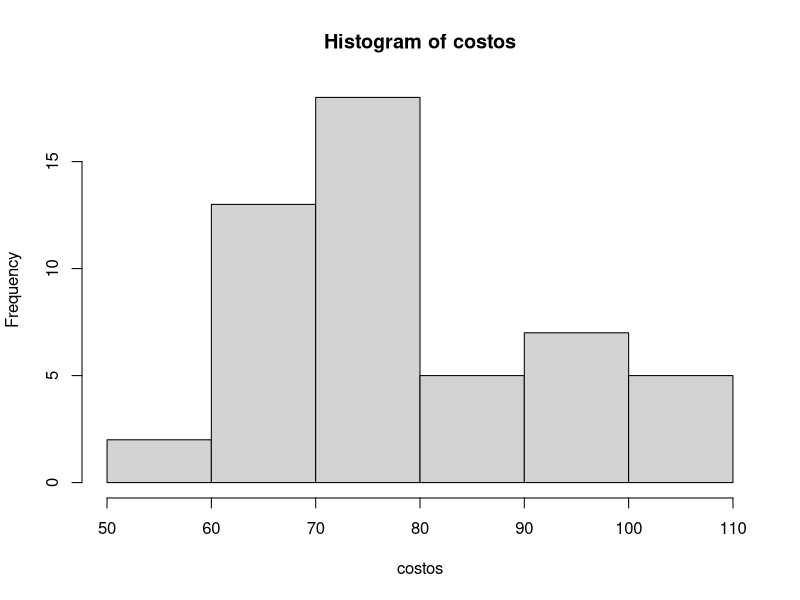
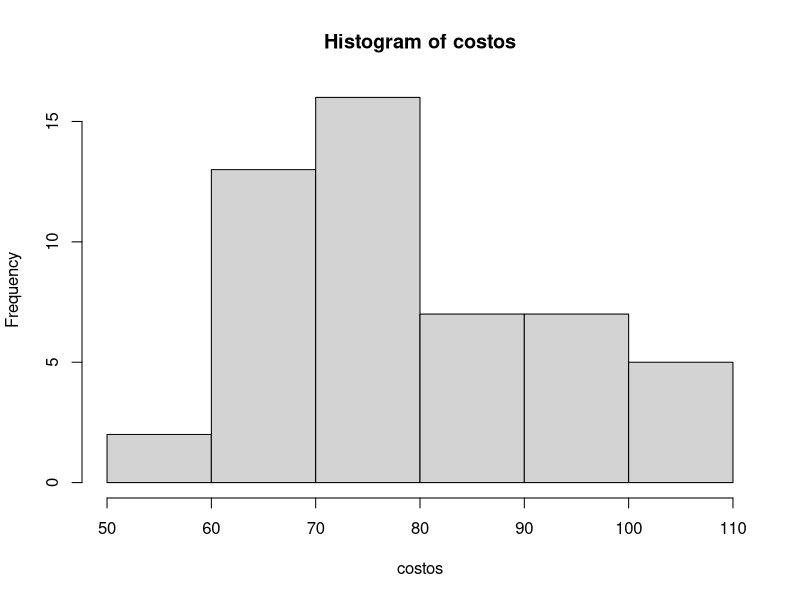
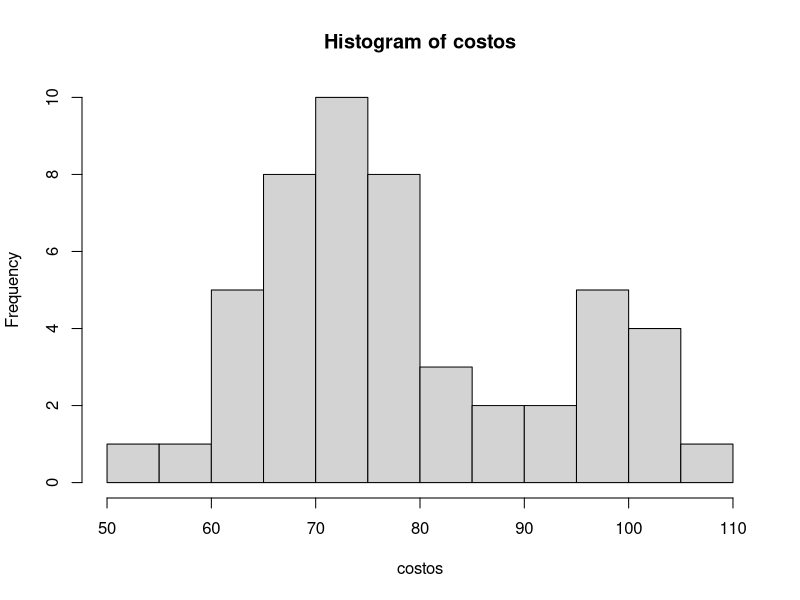
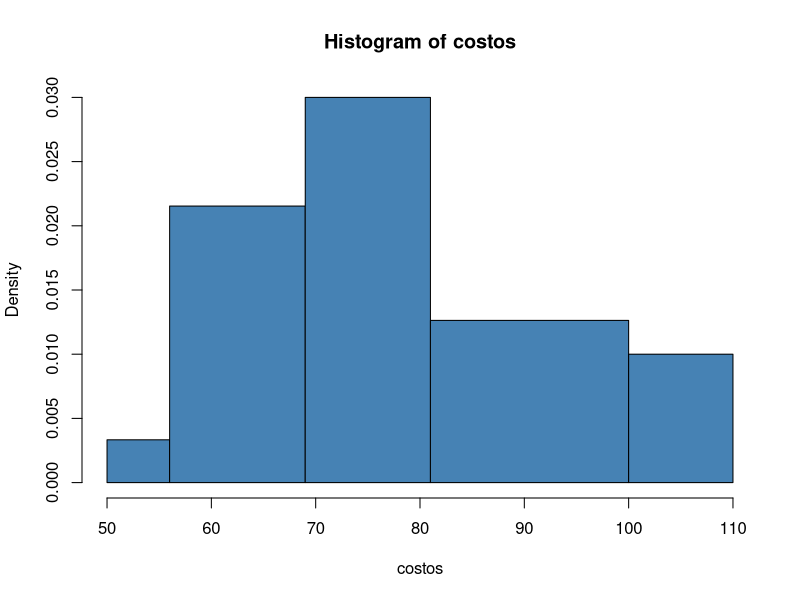

R code for these plots, in order:
# Datos ejemplo cuantitativo Prof. Leiva y capítulo 2 del libro
# Pueden copiar/pegar aqui desde el ppt del capitulo 2, los numeros fila por fila
# y quedan así:
# 91	78	93	57	75	52	99	80	97	62
# y despues los dejan como están aquí:

f1 <- c(91,	78,	93,	57,	75,	52,	99,	80,	97,	62)
f2 <- c(71,	69,	72,	89,	66,	75,	79,	75,	72,	76)
f3 <- c(104,	74,	62,	68,	97,	105,	77,	65,	109,	80)
f4 <- c(85,	97,	88,	68,	83,	68,	71,	69,	67,	74)
f5 <- c(62,	82,	98,	101,	79,	105,	79,	69,	62,	73)

costos <- c(f1, f2, f3, f4, f5)


h_rc <- hist(costos)

# para imitar ejemplo del libro, ppt y videos del prof. FL
h <- hist(costos, right = FALSE)
# h <- hist(costos, right = FALSE, freq = FALSE)

h_rc$counts
h$counts

h_rc$breaks
h$breaks

sum(h$counts)

h$counts/sum(h$counts)
100*h$counts/sum(h$counts)

casos_por_clase <- h$counts
total_de_casos <- sum(h$counts)
casos_relativos <- casos_por_clase/total_de_casos
casos_porcentuales <- 100 * casos_relativos

h10 <- hist(costos, breaks = 10)
h10$breaks
h_arbitrario <- hist(costos, breaks = c(50, 56, 69, 81, 100, 110), col = "steel blue")


#####################
# ejecutar primero el script presentar_datos_cuanti para que sepa que es costos

# h <- hist(costos)
# h$counts
# sum(h$counts)
# 
# h$counts/sum(h$counts)
# 100*h$counts/sum(h$counts)
# 
# casos_por_clase <- h$counts
# total_de_casos <- sum(h$counts)
# casos_relativos <- casos_por_clase/total_de_casos
# casos_porcentuales <- 100 * casos_relativos
# 
# cumsum(casos_relativos)
# cumsum(casos_porcentuales)
# 
# # grafico muy sencillo, con un vector para valores de x y oro de y
# plot(x = c(1, 2, 3), y = c(5, 3, 9))
# plot(x = c(1, 2, 3), y = c(5, 3, 9), type = "l") # es una ELE entre comillas!
# 
# plot(x = c(1, 2, 3), y = c(5, 3, 9))
# lines(x = c(1, 2, 3), y = c(5, 3, 9))
# 
# 
# # como hacer una ojiva y un grafico de frecuencia a partir de un histograma
# plot(cumsum(h$counts))
# lines(cumsum(h$counts))
# 
# plot(cumsum(casos_por_clase))
# lines(cumsum(casos_por_clase))
# 
# plot(cumsum(casos_relativos))
# lines(cumsum(casos_relativos))
# 
# 
# plot(cumsum(casos_porcentuales))
# lines(cumsum(casos_porcentuales))
# 
# 
# plot(ecdf(costos))
# 

